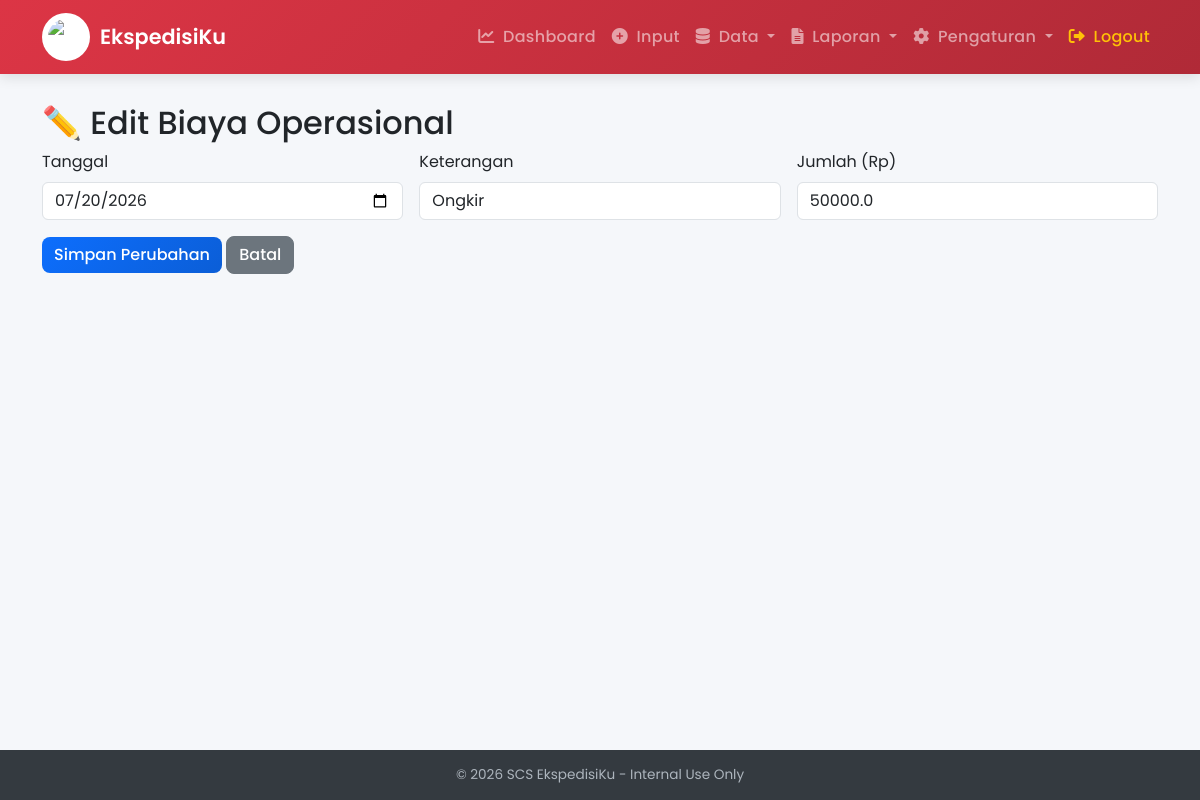
Screenshot of /biaya_operasional/edit/1 (signed in) with the database file from the repository.
### models.py (models this page shows)
class BiayaOperasional(db.Model):
    id = db.Column(db.Integer, primary_key=True)
    tanggal = db.Column(db.Date, nullable=False)
    jenis = db.Column(db.String(10), default='')
    keterangan = db.Column(db.String(200))
    jumlah = db.Column(db.Float, nullable=False)
    created_at = db.Column(db.DateTime, default=datetime.utcnow)

### app.py (the view, shortened to what this page needs)
@app.route('/biaya_operasional/edit/<int:id>', methods=['GET', 'POST'])
@login_required
@role_required(['admin'])
def edit_biaya(id):
    biaya = BiayaOperasional.query.get_or_404(id)
    form = BiayaOperasionalForm(obj=biaya)
    return render_template('edit_biaya.html', form=form, biaya=biaya)

### forms.py
class BiayaOperasionalForm(FlaskForm):
    tanggal = DateField('Tanggal', format='%Y-%m-%d', validators=[DataRequired()])
    jenis = SelectField('Jenis', choices=[('', '-- Pilih --'), ('UPG', 'UPG'), ('PLP', 'PLP'), ('PRE', 'PRE'), ('ASKARINDO', 'ASKARINDO')])
    keterangan = StringField('Keterangan')
    jumlah = FloatField('Jumlah (Rp)', validators=[DataRequired()])

### app.py (called while the page is built)
@login_manager.user_loader
def load_user(user_id):
    return User.query.get(int(user_id))

def role_required(roles):
    def decorator(f):
        @wraps(f)
        def decorated_function(*args, **kwargs):
            if current_user.role not in roles:
                flash('Anda tidak memiliki akses ke halaman ini.')
                return redirect(url_for('dashboard'))
            return f(*args, **kwargs)
        return decorated_function
    return decorator

@app.context_processor
def inject_settings():
    return dict(get_settings=Settings.get)

### templates/edit_biaya.html (shortened to what this page needs)
{% extends "base.html" %}
{% block content %}
<h2>✏️ Edit Biaya Operasional</h2>
<form method="POST">
  <div class="row g-3">
    <div class="col-md-4">
      {{ form.tanggal.label(class="form-label") }}
      {{ form.tanggal(class="form-control", type="date") }}
    </div>
    <div class="col-md-4">
      {{ form.keterangan.label(class="form-label") }}
      {{ form.keterangan(class="form-control") }}
    </div>
    <div class="col-md-4">
      {{ form.jumlah.label(class="form-label") }}
      {{ form.jumlah(class="form-control") }}
    </div>
  </div>
  <div class="mt-3">
    <button type="submit" class="btn btn-primary">Simpan Perubahan</button>
    <a href="{{ url_for('biaya_operasional') }}" class="btn btn-secondary">Batal</a>
  </div>
</form>
{% endblock %}

### templates/base.html (style rules this page uses)
:root { --primary: #dc3545; --primary-dark: #b02a37; --secondary: #6c757d; --success: #198754; --info: #0dcaf0; --warning: #ffc107; --danger: #dc3545; --light: #f8f9fa; --dark: #212529; --font: 'Poppins', sans-serif; }
* { font-family: var(--font); }
body { background: #f5f7fa; min-height: 100vh; display: flex; flex-direction: column; }
.btn { border-radius: 8px; font-weight: 500; transition: all 0.2s ease; }
.btn-primary { background: linear-gradient(135deg, #0d6efd, #0b5ed7); border: none; }

### rows the page displays
BiayaOperasional: tanggal "07/20/2026", keterangan "Ongkir", jumlah "50000.0"
